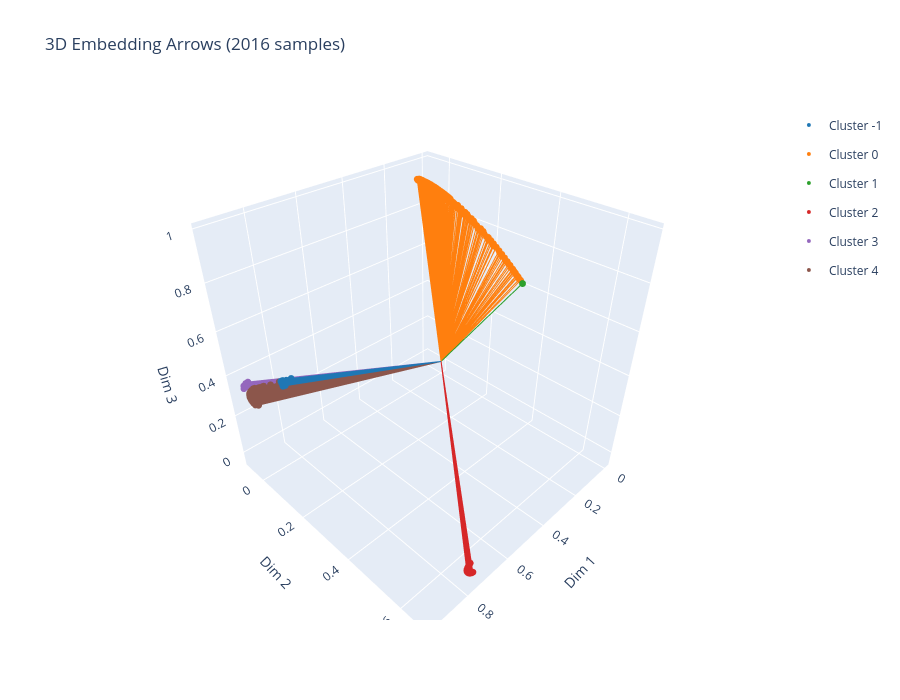

Notebook code cell kept with this figure:
### Code cell
fig = plot_3d_arrows_stratified(embeddings_opt, Labels2_grad, samples_per_cluster=400)
fig.show()
